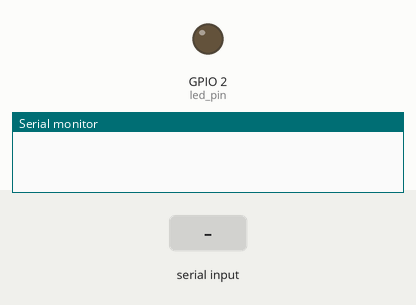
Recording of a sketch running on a simulated ESP32. Shown: output pins drawn as LEDs (lit = HIGH), the last lines printed to the serial monitor. Dashed ring = blinking. Inputs (shaded band) come from the test bench.

Above: at 0.0 s.
At 1.8 s:
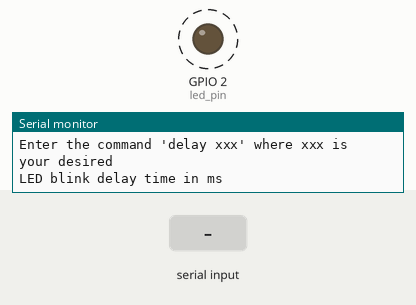
1.9 s: "90,45\n" received over Serial
4.9 s: "0\n" received over Serial
Timing chart, 0 to 13.9 s (numbered marks = the images above; inputs shaded):
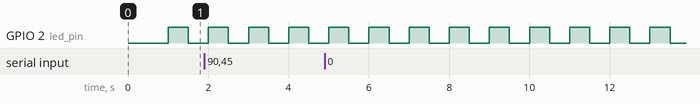

The sketch:

queue.ino
```cpp
#if CONFIG_FREERTOS_UNICORE
  static const BastType_t app_cpu=0;
#else
  static const BaseType_t app_cpu=1;
#endif

static const uint8_t buf_len = 255;
static const char command[] = "delay ";
static const int delay_queue_len = 5;
static const int msg_queue_len = 5;
static const uint8_t blink_max = 100;
static const int led_pin = LED_BUILTIN;

// Message struct: used to wrap strings
typedef struct Message {
  char body[20];
  int count;
} Message;

// Globals
static QueueHandle_t delay_queue;
static QueueHandle_t msg_queue;

// Tasks: command line interface
void doCLI(void *parameters) {
  Message rcv_msg;
  char c;
  char buf[buf_len];
  uint8_t idx = 0;
  uint8_t cmd_len = strlen(command);
  int led_delay;

  // Clear whole buffer
  memset(buf, 0, buf_len);

  while (1) {

    // See if there is a message in the queue
    if (xQueueReceive(msg_queue, (void *)&rcv_msg, 0) == pdTRUE) {
      Serial.print(rcv_msg.body);
      Serial.println(rcv_msg.count);
    }

    // Read chars from serial
    if (Serial.available() > 0) {
      c = Serial.read();

      // Store chars in buffer
      if (idx < buf_len - 1)
        buf[idx++] = c;

      // Print  newline and check input on 'enter'
      if ((c == '\n') || (c == '\r')) {

        // Print newline to terminal
        Serial.print("\r\n");

        // Check if the firest 6 chars are "delay"
        if (memcpy(buf, command, cmd_len) == 0) {

          // Convert last part to positive int
          char *tail = buf + cmd_len;
          led_delay = atoi(tail);
          led_delay = abs(led_delay);

          // Send int to other task via queue
          if (xQueueSend(delay_queue, (void *)&led_delay, 10) != pdTRUE) {
            Serial.println("Error: Could not put item on delay queue.");
          }
        }

        // Reset receive buffer and index counter
        memset(buf, 0, buf_len);
        idx = 0;

      // otherwise, echo char back to serial terminal
      } else {
        Serial.print(c);
      }
    }
  }
}

// Task: flash LEd based on delay provided, notify other task every 100 blinks
void blinkLED(void *parameters) {
  Message msg;
  int led_delay = 500;
  uint8_t counter = 0;
  pinMode(LED_BUILTIN, OUTPUT);

  while (1) {
    // See if there is a message in the queue
    if (xQueueReceive(delay_queue, (void *)&led_delay, 0) == pdTRUE) {
      // Use only one task to manage serial comms
      strcpy(msg.body, "Message received ");
      msg.count = 1;
      xQueueSend(msg_queue, (void *)&msg, 10);
    }

    // Blink
    digitalWrite(led_pin, HIGH);
    vTaskDelay(led_delay / portTICK_PERIOD_MS);
    digitalWrite(led_pin, LOW);
    vTaskDelay(led_delay / portTICK_PERIOD_MS);

    // If we've blinked 100 times, send a message to other task
    counter++;
    if (counter >= blink_max) {
      // Construct message and send
      strcpy(msg.body, "Blinked: ");
      msg.count = counter;
      xQueueSend(msg_queue, (void *)&msg, 10);

      // Reset counter
      counter = 0;
    }
  }
}

void setup() {
  Serial.begin(115200);
  vTaskDelay(1000 / portTICK_PERIOD_MS);
  Serial.println();
  Serial.println("Enter the command 'delay xxx' where xxx is your desired ");
  Serial.println("LED blink delay time in ms");

  // Create queues
  delay_queue = xQueueCreate(delay_queue_len, sizeof(int));
  msg_queue = xQueueCreate(msg_queue_len, sizeof(Message));

  // Start CLI task
  xTaskCreatePinnedToCore(
    doCLI,
    "CLI",
    1024,
    NULL,
    1,
    NULL,
    app_cpu);

  // Start blink task
  xTaskCreatePinnedToCore(
    blinkLED,
    "Blink LED",
    1024,
    NULL,
    1,
    NULL,
    app_cpu);

  vTaskDelete(NULL);
}

void loop() {

}
```

Measured:
- by itself, GPIO 2 (led_pin): alternates HIGH for 0.50 s and LOW for 0.50 s
